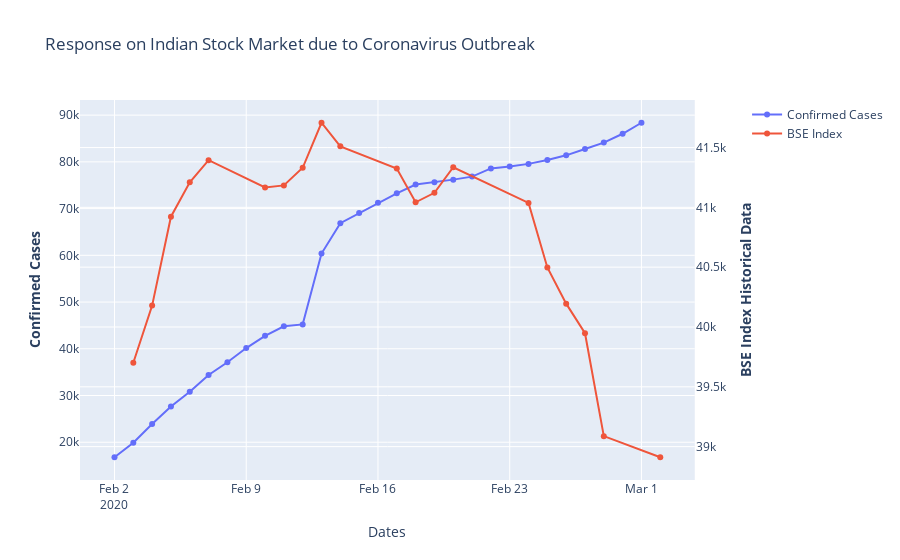

The code cell stored with this chart in its notebook:
### Markdown cell above
# Response on Indian Stock Market due to Coronavirus Outbreak

### Code cell
# Create figure with secondary y-axis
fig2 = make_subplots(specs=[[{"secondary_y": True}]])

# Add traces
fig2.add_trace(
    go.Scatter(x=us_corona_data['Date'], y=us_corona_data['Confirmed'], name='Confirmed Cases',mode='lines+markers'),
    secondary_y=False,
)

fig2.add_trace(
    go.Scatter(x=bse_data['Date'], y=bse_data['Open'], name="BSE Index",mode='lines+markers'),
    secondary_y=True,
)

# Add figure title
fig2.update_layout(
    title_text="Response on Indian Stock Market due to Coronavirus Outbreak"
)

# Set x-axis title
fig2.update_xaxes(title_text="Dates")

# Set y-axes titles
fig2.update_yaxes(title_text="<b>Confirmed Cases</b> ", secondary_y=False)
fig2.update_yaxes(title_text="<b>BSE Index Historical Data</b>", secondary_y=True)

fig2.show()

### Figure 1 — Plotly figure (JSON) as saved in the notebook; plotly's stock layout.template omitted (floating-point values rounded to 4 significant figures)
{"data": [{"mode": "lines+markers", "name": "Confirmed Cases", "type": "scatter", "x": ["2020-02-02T00:00:00", "2020-02-03T00:00:00", "2020-02-04T00:00:00", "2020-02-05T00:00:00", "2020-02-06T00:00:00", "2020-02-07T00:00:00", "2020-02-08T00:00:00", "2020-02-09T00:00:00", "2020-02-10T00:00:00", "2020-02-11T00:00:00", "2020-02-12T00:00:00", "2020-02-13T00:00:00", "2020-02-14T00:00:00", "2020-02-15T00:00:00", "2020-02-16T00:00:00", "2020-02-17T00:00:00", "2020-02-18T00:00:00", "2020-02-19T00:00:00", "2020-02-20T00:00:00", "2020-02-21T00:00:00", "2020-02-22T00:00:00", "2020-02-23T00:00:00", "2020-02-24T00:00:00", "2020-02-25T00:00:00", "2020-02-26T00:00:00", "2020-02-27T00:00:00", "2020-02-28T00:00:00", "2020-02-29T00:00:00", "2020-03-01T00:00:00"], "xaxis": "x", "y": [16787, 19881, 23892, 27636, 30818, 34392, 37121, 40151, 42763, 44803, 45222, 60370, 66887, 69032, 71226, 73260, 75138, 75641, 76199, 76843, 78599, 78985, 79570, 80415, 81397, 82756, 84122, 86013, 88371], "yaxis": "y"}, {"mode": "lines+markers", "name": "BSE Index", "type": "scatter", "x": ["2020-02-03T00:00:00", "2020-02-04T00:00:00", "2020-02-05T00:00:00", "2020-02-06T00:00:00", "2020-02-07T00:00:00", "2020-02-10T00:00:00", "2020-02-11T00:00:00", "2020-02-12T00:00:00", "2020-02-13T00:00:00", "2020-02-14T00:00:00", "2020-02-17T00:00:00", "2020-02-18T00:00:00", "2020-02-19T00:00:00", "2020-02-20T00:00:00", "2020-02-24T00:00:00", "2020-02-25T00:00:00", "2020-02-26T00:00:00", "2020-02-27T00:00:00", "2020-02-28T00:00:00", "2020-03-02T00:00:00"], "xaxis": "x", "y": ["39,701.02", "40,178.74", "40,921.71", "41,209.13", "41,394.41", "41,166.72", "41,183.39", "41,330.85", "41,707.21", "41,510.19", "41,324.04", "41,042.46", "41,121.51", "41,334.96", "41,037.01", "40,497.72", "40,194.89", "39,947.80", "39,087.47", "38,910.95"], "yaxis": "y2"}], "layout": {"title": {"text": "Response on Indian Stock Market due to Coronavirus Outbreak"}, "xaxis": {"anchor": "y", "domain": [0, 0.94], "title": {"text": "Dates"}}, "yaxis": {"anchor": "x", "domain": [0, 1], "title": {"text": "<b>Confirmed Cases</b> "}}, "yaxis2": {"anchor": "x", "overlaying": "y", "side": "right", "title": {"text": "<b>BSE Index Historical Data</b>"}}}}
